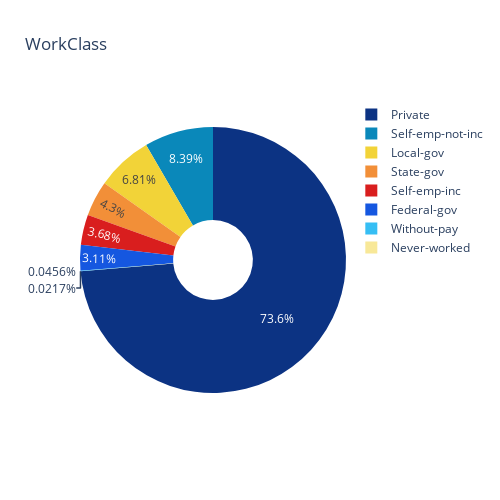

Notebook source saved alongside this figure:
### Code cell
px.pie(workclass,names=workclass.index,title='WorkClass',values=workclass['workclass'].values
       ,height=500,width=500,hole=0.3,color_discrete_sequence=px.colors.plotlyjs.Portland)

### Figure 1 — Plotly figure (JSON) as saved in the notebook; plotly's stock layout.template omitted (floating-point values rounded to 4 significant figures)
{"data": [{"domain": {"x": [0, 1], "y": [0, 1]}, "hole": 0.3, "hovertemplate": "index=%{label}<br>value=%{value}<extra></extra>", "labels": ["Private", "Self-emp-not-inc", "Local-gov", "State-gov", "Self-emp-inc", "Federal-gov", "Without-pay", "Never-worked"], "legendgroup": "", "name": "", "showlegend": true, "type": "pie", "values": [33906, 3862, 3136, 1981, 1695, 1432, 21, 10]}], "layout": {"height": 500, "legend": {"tracegroupgap": 0}, "piecolorway": ["rgb(12,51,131)", "rgb(10,136,186)", "rgb(242,211,56)", "rgb(242,143,56)", "rgb(217,30,30)"], "title": {"text": "WorkClass"}, "width": 500}}
